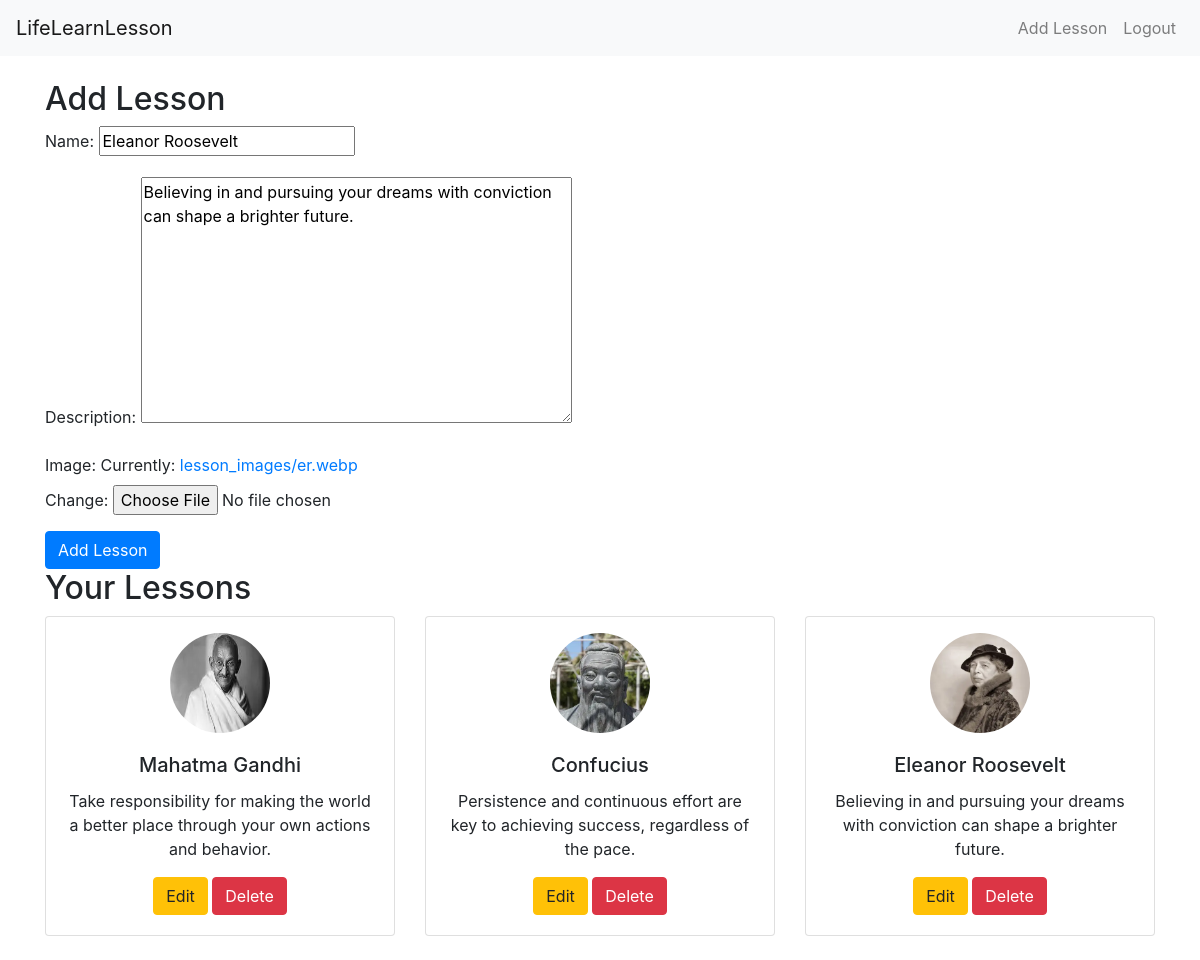
The app's page /edit_lesson/6/ (signed in) with its own data.
### lessons/models.py (models this page shows, shortened)
class Lesson(models.Model):
    user = models.ForeignKey(User, on_delete=models.CASCADE)
    name = models.CharField(max_length=255)
    description = models.TextField()
    image = models.ImageField(upload_to='lesson_images/')

### lessons/views.py (the view)
# urls.py: path('edit_lesson/<int:lesson_id>/', views.edit_lesson, name='edit_lesson'),
@login_required
def edit_lesson(request, lesson_id):
    lesson = get_object_or_404(Lesson, id=lesson_id, user=request.user)
    if request.method == 'POST':
        form = LessonForm(request.POST, request.FILES, instance=lesson)
        if form.is_valid():
            form.save()
            return redirect('add_lesson')
    else:
        form = LessonForm(instance=lesson)
    lessons = Lesson.objects.filter(user=request.user)
    return render(request, 'lessons/add_lesson.html', {'form': form, 'lessons': lessons})

### lessons/forms.py
class LessonForm(forms.ModelForm):
    class Meta:
        model = Lesson
        fields = ['name', 'description', 'image']

### lessons/templates/lessons/add_lesson.html (shortened to what this page needs)
{% extends 'lessons/base.html' %}
{% block content %}
<h2>Add Lesson</h2>
<form method="POST" enctype="multipart/form-data">
    {{ form.as_p }}
    <button type="submit" class="btn btn-primary">Add Lesson</button>
</form>
<h2>Your Lessons</h2>
<div class="row">
    {% for lesson in lessons %}
        <div class="col-md-4">
            <div class="card mb-4">
                <div class="d-flex justify-content-center mt-3">
                    <img class="card-img-top rounded-circle" src="{{ lesson.image.url }}" alt="{{ lesson.name }}" style="width: 100px; height: 100px;">
                </div>
                <div class="card-body text-center">
                    <h5 class="card-title">{{ lesson.name }}</h5>
                    <p class="card-text">{{ lesson.description }}</p>
                    <a href="{% url 'edit_lesson' lesson.id %}" class="btn btn-warning">Edit</a>
                    <a href="{% url 'delete_lesson' lesson.id %}" class="btn btn-danger" onclick="return confirm('Are you sure you want to delete this lesson?');">Delete</a>
                </div>
            </div>
        </div>
    {% endfor %}
</div>
{% endblock %}

### records on screen
Lesson: name "Eleanor Roosevelt", description "Believing in and pursuing your dreams with conviction can shape a brighter future.", image (picture)
Lesson: image (picture), name "Mahatma Gandhi", description "Take responsibility for making the world a better place through your own actions and behavior."
Lesson: image (picture), name "Confucius", description "Persistence and continuous effort are key to achieving success, regardless of the pace."
